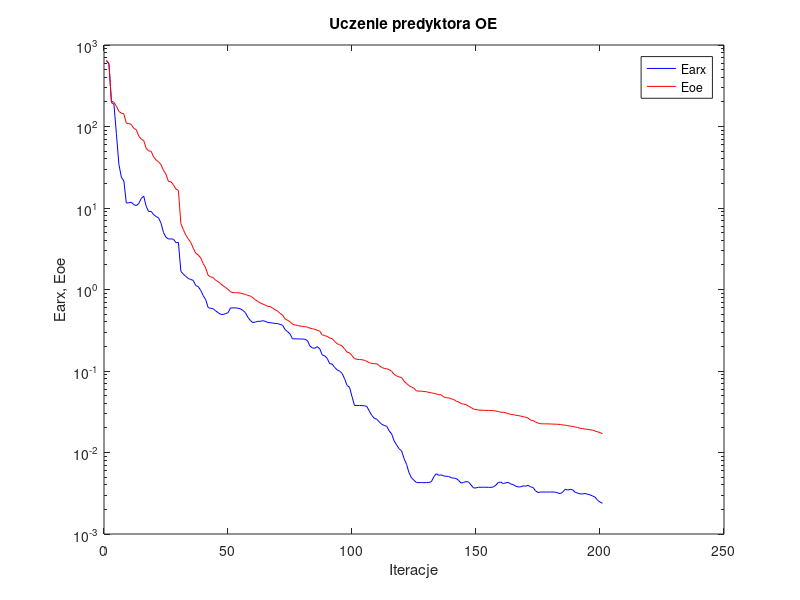
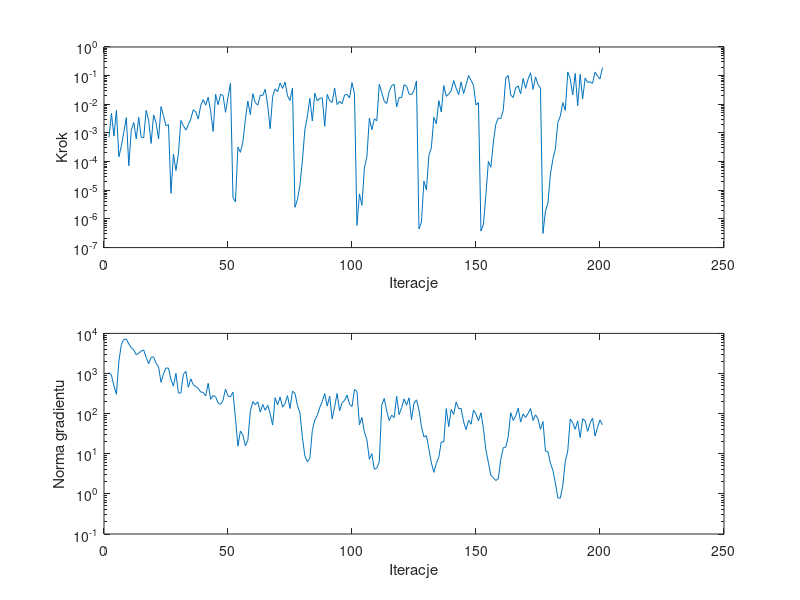

MATLAB code for these plots, in order:
%uczenie predyktora oe
clear all;
n=0; farx(n+1)=6.413102e+002; foe(n+1)=6.483106e+002; wspucz(n+1)=0.000000e+000; ng(n+1)=0.000000e+000;
%odnowa zmiennej metryki
n=1; farx(n+1)=5.815311e+002; foe(n+1)=5.926160e+002; krok(n+1)=7.010405e-004; ng(n+1)=1.056528e+003;
n=2; farx(n+1)=1.969173e+002; foe(n+1)=2.047869e+002; krok(n+1)=4.776032e-003; ng(n+1)=9.113426e+002;
n=3; farx(n+1)=1.873064e+002; foe(n+1)=1.983349e+002; krok(n+1)=7.740461e-004; ng(n+1)=4.902802e+002;
n=4; farx(n+1)=8.151715e+001; foe(n+1)=1.770920e+002; krok(n+1)=6.130766e-003; ng(n+1)=3.056752e+002;
n=5; farx(n+1)=3.442079e+001; foe(n+1)=1.530541e+002; krok(n+1)=1.454251e-004; ng(n+1)=2.048224e+003;
n=6; farx(n+1)=2.382358e+001; foe(n+1)=1.458508e+002; krok(n+1)=3.559311e-004; ng(n+1)=5.261832e+003;
n=7; farx(n+1)=2.147521e+001; foe(n+1)=1.431957e+002; krok(n+1)=1.081070e-003; ng(n+1)=7.095499e+003;
n=8; farx(n+1)=1.152437e+001; foe(n+1)=1.098738e+002; krok(n+1)=3.427028e-003; ng(n+1)=7.184915e+003;
n=9; farx(n+1)=1.157877e+001; foe(n+1)=1.085595e+002; krok(n+1)=7.202880e-005; ng(n+1)=5.450191e+003;
n=10; farx(n+1)=1.178074e+001; foe(n+1)=1.059308e+002; krok(n+1)=1.255562e-003; ng(n+1)=4.323046e+003;
n=11; farx(n+1)=1.100685e+001; foe(n+1)=9.489601e+001; krok(n+1)=2.307965e-003; ng(n+1)=3.895832e+003;
n=12; farx(n+1)=1.070577e+001; foe(n+1)=9.157621e+001; krok(n+1)=6.158105e-004; ng(n+1)=2.925209e+003;
n=13; farx(n+1)=1.133727e+001; foe(n+1)=7.681289e+001; krok(n+1)=3.516052e-003; ng(n+1)=3.199988e+003;
n=14; farx(n+1)=1.306611e+001; foe(n+1)=7.009037e+001; krok(n+1)=7.010405e-004; ng(n+1)=3.634844e+003;
n=15; farx(n+1)=1.401294e+001; foe(n+1)=6.743248e+001; krok(n+1)=6.767654e-004; ng(n+1)=3.852166e+003;
n=16; farx(n+1)=1.052399e+001; foe(n+1)=5.396861e+001; krok(n+1)=6.130766e-003; ng(n+1)=2.532209e+003;
n=17; farx(n+1)=9.039987e+000; foe(n+1)=5.025089e+001; krok(n+1)=2.716773e-003; ng(n+1)=1.747830e+003;
n=18; farx(n+1)=9.095224e+000; foe(n+1)=4.962649e+001; krok(n+1)=4.308196e-004; ng(n+1)=2.547279e+003;
n=19; farx(n+1)=8.287030e+000; foe(n+1)=4.245440e+001; krok(n+1)=4.271237e-003; ng(n+1)=2.584316e+003;
n=20; farx(n+1)=7.876615e+000; foe(n+1)=3.885688e+001; krok(n+1)=2.257520e-003; ng(n+1)=1.803752e+003;
n=21; farx(n+1)=7.568705e+000; foe(n+1)=3.687274e+001; krok(n+1)=6.158105e-004; ng(n+1)=1.457348e+003;
n=22; farx(n+1)=6.503564e+000; foe(n+1)=3.394915e+001; krok(n+1)=8.309325e-003; ng(n+1)=6.004442e+002;
n=23; farx(n+1)=4.984774e+000; foe(n+1)=2.892428e+001; krok(n+1)=3.990929e-003; ng(n+1)=9.870506e+002;
n=24; farx(n+1)=4.370846e+000; foe(n+1)=2.586254e+001; krok(n+1)=1.776276e-003; ng(n+1)=1.367766e+003;
n=25; farx(n+1)=4.165044e+000; foe(n+1)=2.114710e+001; krok(n+1)=1.961988e-003; ng(n+1)=1.363898e+003;
%odnowa zmiennej metryki
n=26; farx(n+1)=4.176112e+000; foe(n+1)=2.097551e+001; krok(n+1)=7.864914e-006; ng(n+1)=7.100986e+002;
n=27; farx(n+1)=4.153200e+000; foe(n+1)=1.923900e+001; krok(n+1)=1.821498e-004; ng(n+1)=4.834292e+002;
n=28; farx(n+1)=3.746981e+000; foe(n+1)=1.709269e+001; krok(n+1)=4.924301e-005; ng(n+1)=1.011657e+003;
n=29; farx(n+1)=3.785961e+000; foe(n+1)=1.643646e+001; krok(n+1)=1.895397e-004; ng(n+1)=3.263463e+002;
n=30; farx(n+1)=1.668249e+000; foe(n+1)=6.438583e+000; krok(n+1)=2.728971e-003; ng(n+1)=3.276452e+002;
n=31; farx(n+1)=1.542050e+000; foe(n+1)=5.420396e+000; krok(n+1)=1.797919e-003; ng(n+1)=9.540244e+002;
n=32; farx(n+1)=1.447315e+000; foe(n+1)=4.635801e+000; krok(n+1)=1.265228e-003; ng(n+1)=1.136964e+003;
n=33; farx(n+1)=1.364459e+000; foe(n+1)=4.171154e+000; krok(n+1)=1.935356e-003; ng(n+1)=4.540522e+002;
n=34; farx(n+1)=1.326241e+000; foe(n+1)=3.777521e+000; krok(n+1)=3.096185e-003; ng(n+1)=7.343817e+002;
n=35; farx(n+1)=1.293334e+000; foe(n+1)=3.209426e+000; krok(n+1)=6.485153e-003; ng(n+1)=5.221372e+002;
n=36; farx(n+1)=1.117117e+000; foe(n+1)=2.790265e+000; krok(n+1)=5.346341e-003; ng(n+1)=4.744596e+002;
n=37; farx(n+1)=1.085775e+000; foe(n+1)=2.648503e+000; krok(n+1)=3.050294e-003; ng(n+1)=4.244051e+002;
n=38; farx(n+1)=9.755497e-001; foe(n+1)=2.439783e+000; krok(n+1)=9.128410e-003; ng(n+1)=3.448844e+002;
n=39; farx(n+1)=8.413816e-001; foe(n+1)=2.081065e+000; krok(n+1)=1.464382e-002; ng(n+1)=3.381355e+002;
n=40; farx(n+1)=7.494903e-001; foe(n+1)=1.837819e+000; krok(n+1)=9.299792e-003; ng(n+1)=2.740456e+002;
n=41; farx(n+1)=6.005339e-001; foe(n+1)=1.488519e+000; krok(n+1)=1.771116e-002; ng(n+1)=5.700601e+002;
n=42; farx(n+1)=5.872608e-001; foe(n+1)=1.429794e+000; krok(n+1)=5.770731e-003; ng(n+1)=2.272503e+002;
n=43; farx(n+1)=5.814759e-001; foe(n+1)=1.403498e+000; krok(n+1)=1.134879e-003; ng(n+1)=2.832501e+002;
n=44; farx(n+1)=5.461333e-001; foe(n+1)=1.298999e+000; krok(n+1)=2.219272e-002; ng(n+1)=2.652081e+002;
n=45; farx(n+1)=5.208393e-001; foe(n+1)=1.249266e+000; krok(n+1)=9.683632e-003; ng(n+1)=1.844587e+002;
n=46; farx(n+1)=4.962230e-001; foe(n+1)=1.181559e+000; krok(n+1)=2.243330e-002; ng(n+1)=1.709087e+002;
n=47; farx(n+1)=4.942975e-001; foe(n+1)=1.111756e+000; krok(n+1)=2.024365e-002; ng(n+1)=2.159499e+002;
n=48; farx(n+1)=5.048375e-001; foe(n+1)=1.059637e+000; krok(n+1)=5.269205e-003; ng(n+1)=4.113127e+002;
n=49; farx(n+1)=5.181637e-001; foe(n+1)=1.005415e+000; krok(n+1)=1.750226e-002; ng(n+1)=2.734846e+002;
n=50; farx(n+1)=5.940728e-001; foe(n+1)=9.384011e-001; krok(n+1)=5.424665e-002; ng(n+1)=2.625341e+002;
%odnowa zmiennej metryki
n=51; farx(n+1)=5.946442e-001; foe(n+1)=9.154066e-001; krok(n+1)=5.693344e-006; ng(n+1)=3.461101e+002;
n=52; farx(n+1)=5.946087e-001; foe(n+1)=9.145606e-001; krok(n+1)=3.933329e-006; ng(n+1)=7.727436e+001;
n=53; farx(n+1)=5.897165e-001; foe(n+1)=9.115873e-001; krok(n+1)=3.199854e-004; ng(n+1)=1.545823e+001;
n=54; farx(n+1)=5.791295e-001; foe(n+1)=9.030631e-001; krok(n+1)=2.104603e-004; ng(n+1)=3.694701e+001;
n=55; farx(n+1)=5.546307e-001; foe(n+1)=8.868530e-001; krok(n+1)=4.794822e-004; ng(n+1)=2.949966e+001;
n=56; farx(n+1)=5.198844e-001; foe(n+1)=8.701928e-001; krok(n+1)=2.939707e-003; ng(n+1)=1.578785e+001;
n=57; farx(n+1)=4.575607e-001; foe(n+1)=8.466671e-001; krok(n+1)=1.303720e-002; ng(n+1)=2.174998e+001;
n=58; farx(n+1)=4.175529e-001; foe(n+1)=8.310426e-001; krok(n+1)=4.403244e-003; ng(n+1)=1.149590e+002;
n=59; farx(n+1)=3.927420e-001; foe(n+1)=7.945351e-001; krok(n+1)=2.357847e-002; ng(n+1)=1.996261e+002;
n=60; farx(n+1)=3.986390e-001; foe(n+1)=7.476452e-001; krok(n+1)=1.142218e-002; ng(n+1)=1.670983e+002;
n=61; farx(n+1)=4.069785e-001; foe(n+1)=7.150752e-001; krok(n+1)=9.297805e-003; ng(n+1)=1.979231e+002;
n=62; farx(n+1)=4.065636e-001; foe(n+1)=6.851601e-001; krok(n+1)=2.083339e-002; ng(n+1)=1.092009e+002;
n=63; farx(n+1)=4.146989e-001; foe(n+1)=6.639974e-001; krok(n+1)=2.025137e-002; ng(n+1)=1.698759e+002;
n=64; farx(n+1)=4.068304e-001; foe(n+1)=6.438991e-001; krok(n+1)=3.346041e-002; ng(n+1)=1.212694e+002;
n=65; farx(n+1)=3.940981e-001; foe(n+1)=6.213191e-001; krok(n+1)=9.367765e-003; ng(n+1)=1.615357e+002;
n=66; farx(n+1)=3.917989e-001; foe(n+1)=6.185089e-001; krok(n+1)=1.402097e-003; ng(n+1)=1.001417e+002;
n=67; farx(n+1)=3.881595e-001; foe(n+1)=5.910411e-001; krok(n+1)=1.861441e-002; ng(n+1)=5.188994e+001;
n=68; farx(n+1)=3.835953e-001; foe(n+1)=5.633537e-001; krok(n+1)=3.450322e-002; ng(n+1)=2.485661e+002;
n=69; farx(n+1)=3.821080e-001; foe(n+1)=5.426057e-001; krok(n+1)=2.788178e-002; ng(n+1)=1.646521e+002;
n=70; farx(n+1)=3.727169e-001; foe(n+1)=5.086271e-001; krok(n+1)=5.500175e-002; ng(n+1)=2.612365e+002;
n=71; farx(n+1)=3.647718e-001; foe(n+1)=4.847983e-001; krok(n+1)=3.585583e-002; ng(n+1)=1.454540e+002;
n=72; farx(n+1)=3.229510e-001; foe(n+1)=4.364985e-001; krok(n+1)=5.934607e-002; ng(n+1)=1.787691e+002;
n=73; farx(n+1)=3.043914e-001; foe(n+1)=4.186668e-001; krok(n+1)=1.971968e-002; ng(n+1)=2.807976e+002;
n=74; farx(n+1)=2.857495e-001; foe(n+1)=4.028481e-001; krok(n+1)=1.360507e-002; ng(n+1)=1.347581e+002;
n=75; farx(n+1)=2.479632e-001; foe(n+1)=3.758691e-001; krok(n+1)=3.707198e-002; ng(n+1)=3.618840e+002;
%odnowa zmiennej metryki
n=76; farx(n+1)=2.479175e-001; foe(n+1)=3.673056e-001; krok(n+1)=2.546672e-006; ng(n+1)=3.220468e+002;
n=77; farx(n+1)=2.480612e-001; foe(n+1)=3.631237e-001; krok(n+1)=4.705497e-006; ng(n+1)=1.592514e+002;
n=78; farx(n+1)=2.468029e-001; foe(n+1)=3.561425e-001; krok(n+1)=1.489745e-005; ng(n+1)=1.048249e+002;
n=79; farx(n+1)=2.471105e-001; foe(n+1)=3.532198e-001; krok(n+1)=1.089132e-004; ng(n+1)=2.548560e+001;
n=80; farx(n+1)=2.449593e-001; foe(n+1)=3.494546e-001; krok(n+1)=1.318183e-003; ng(n+1)=8.761918e+000;
n=81; farx(n+1)=2.368123e-001; foe(n+1)=3.463242e-001; krok(n+1)=3.785561e-003; ng(n+1)=6.335479e+000;
n=82; farx(n+1)=2.030396e-001; foe(n+1)=3.357963e-001; krok(n+1)=1.626130e-002; ng(n+1)=7.633778e+000;
n=83; farx(n+1)=1.918221e-001; foe(n+1)=3.309135e-001; krok(n+1)=2.616629e-003; ng(n+1)=3.812229e+001;
n=84; farx(n+1)=1.901464e-001; foe(n+1)=3.246368e-001; krok(n+1)=2.439969e-002; ng(n+1)=6.935903e+001;
n=85; farx(n+1)=1.991150e-001; foe(n+1)=3.158159e-001; krok(n+1)=1.315303e-002; ng(n+1)=9.077971e+001;
n=86; farx(n+1)=1.871040e-001; foe(n+1)=3.080675e-001; krok(n+1)=1.621660e-002; ng(n+1)=1.423394e+002;
n=87; farx(n+1)=1.572508e-001; foe(n+1)=2.773757e-001; krok(n+1)=1.669364e-002; ng(n+1)=2.000170e+002;
n=88; farx(n+1)=1.531440e-001; foe(n+1)=2.713834e-001; krok(n+1)=1.700633e-003; ng(n+1)=3.158925e+002;
n=89; farx(n+1)=1.426690e-001; foe(n+1)=2.659620e-001; krok(n+1)=2.219272e-002; ng(n+1)=1.546454e+002;
n=90; farx(n+1)=1.229339e-001; foe(n+1)=2.533590e-001; krok(n+1)=1.333847e-002; ng(n+1)=2.709108e+002;
n=91; farx(n+1)=1.219367e-001; foe(n+1)=2.500085e-001; krok(n+1)=1.159819e-002; ng(n+1)=7.383003e+001;
n=92; farx(n+1)=1.108037e-001; foe(n+1)=2.311459e-001; krok(n+1)=3.680593e-002; ng(n+1)=1.489927e+002;
n=93; farx(n+1)=1.032498e-001; foe(n+1)=2.163101e-001; krok(n+1)=9.760389e-003; ng(n+1)=3.189894e+002;
n=94; farx(n+1)=9.977646e-002; foe(n+1)=2.100812e-001; krok(n+1)=1.264842e-002; ng(n+1)=1.180152e+002;
n=95; farx(n+1)=9.345482e-002; foe(n+1)=2.029442e-001; krok(n+1)=1.042905e-002; ng(n+1)=1.897481e+002;
n=96; farx(n+1)=8.047715e-002; foe(n+1)=1.862308e-001; krok(n+1)=2.107682e-002; ng(n+1)=2.120101e+002;
n=97; farx(n+1)=6.657589e-002; foe(n+1)=1.706136e-001; krok(n+1)=2.219272e-002; ng(n+1)=2.897363e+002;
n=98; farx(n+1)=6.311603e-002; foe(n+1)=1.669676e-001; krok(n+1)=1.660195e-002; ng(n+1)=1.711617e+002;
n=99; farx(n+1)=4.859351e-002; foe(n+1)=1.543909e-001; krok(n+1)=5.671128e-002; ng(n+1)=1.499877e+002;
n=100; farx(n+1)=3.777730e-002; foe(n+1)=1.422112e-001; krok(n+1)=2.331822e-002; ng(n+1)=3.985038e+002;
%odnowa zmiennej metryki
n=101; farx(n+1)=3.775374e-002; foe(n+1)=1.390472e-001; krok(n+1)=5.957269e-007; ng(n+1)=3.572188e+002;
n=102; farx(n+1)=3.771335e-002; foe(n+1)=1.383430e-001; krok(n+1)=7.475688e-006; ng(n+1)=5.238845e+001;
n=103; farx(n+1)=3.762438e-002; foe(n+1)=1.376674e-001; krok(n+1)=2.995301e-006; ng(n+1)=8.038906e+001;
n=104; farx(n+1)=3.748425e-002; foe(n+1)=1.351451e-001; krok(n+1)=5.962617e-005; ng(n+1)=3.453471e+001;
n=105; farx(n+1)=3.668291e-002; foe(n+1)=1.310923e-001; krok(n+1)=1.463713e-004; ng(n+1)=2.245280e+001;
n=106; farx(n+1)=3.210083e-002; foe(n+1)=1.265847e-001; krok(n+1)=3.303309e-003; ng(n+1)=7.280124e+000;
n=107; farx(n+1)=2.849785e-002; foe(n+1)=1.237127e-001; krok(n+1)=1.291963e-003; ng(n+1)=1.010910e+001;
n=108; farx(n+1)=2.624545e-002; foe(n+1)=1.229491e-001; krok(n+1)=3.136698e-003; ng(n+1)=4.106025e+000;
n=109; farx(n+1)=2.560710e-002; foe(n+1)=1.225610e-001; krok(n+1)=2.660052e-003; ng(n+1)=4.410712e+000;
n=110; farx(n+1)=2.373426e-002; foe(n+1)=1.163458e-001; krok(n+1)=5.018717e-002; ng(n+1)=6.248170e+000;
n=111; farx(n+1)=2.216965e-002; foe(n+1)=1.105748e-001; krok(n+1)=2.571046e-002; ng(n+1)=1.647881e+002;
n=112; farx(n+1)=2.148681e-002; foe(n+1)=1.075995e-001; krok(n+1)=1.285062e-002; ng(n+1)=2.384934e+002;
n=113; farx(n+1)=2.097237e-002; foe(n+1)=1.065398e-001; krok(n+1)=1.064021e-002; ng(n+1)=1.166426e+002;
n=114; farx(n+1)=1.845845e-002; foe(n+1)=1.038328e-001; krok(n+1)=2.840322e-002; ng(n+1)=6.683258e+001;
n=115; farx(n+1)=1.683102e-002; foe(n+1)=9.898996e-002; krok(n+1)=4.486711e-002; ng(n+1)=9.143578e+001;
n=116; farx(n+1)=1.386703e-002; foe(n+1)=9.096137e-002; krok(n+1)=4.953895e-002; ng(n+1)=7.944130e+001;
n=117; farx(n+1)=1.235978e-002; foe(n+1)=8.704638e-002; krok(n+1)=8.053672e-003; ng(n+1)=2.706280e+002;
n=118; farx(n+1)=1.110251e-002; foe(n+1)=8.453870e-002; krok(n+1)=1.725161e-002; ng(n+1)=9.490144e+001;
n=119; farx(n+1)=1.043939e-002; foe(n+1)=8.312445e-002; krok(n+1)=1.704362e-002; ng(n+1)=1.403391e+002;
n=120; farx(n+1)=8.407099e-003; foe(n+1)=7.493946e-002; krok(n+1)=4.836969e-002; ng(n+1)=2.325522e+002;
n=121; farx(n+1)=7.152577e-003; foe(n+1)=7.020779e-002; krok(n+1)=4.331299e-002; ng(n+1)=1.626745e+002;
n=122; farx(n+1)=5.633652e-003; foe(n+1)=6.620158e-002; krok(n+1)=2.284436e-002; ng(n+1)=2.477528e+002;
n=123; farx(n+1)=4.882640e-003; foe(n+1)=6.335261e-002; krok(n+1)=2.173419e-002; ng(n+1)=7.091636e+001;
n=124; farx(n+1)=4.563837e-003; foe(n+1)=6.138817e-002; krok(n+1)=3.054889e-002; ng(n+1)=1.824351e+002;
n=125; farx(n+1)=4.273772e-003; foe(n+1)=5.689620e-002; krok(n+1)=6.533169e-002; ng(n+1)=2.207647e+002;
%odnowa zmiennej metryki
n=126; farx(n+1)=4.273048e-003; foe(n+1)=5.667440e-002; krok(n+1)=4.503071e-007; ng(n+1)=1.232471e+002;
n=127; farx(n+1)=4.272869e-003; foe(n+1)=5.660331e-002; krok(n+1)=7.684426e-007; ng(n+1)=4.779292e+001;
n=128; farx(n+1)=4.264661e-003; foe(n+1)=5.602673e-002; krok(n+1)=2.097007e-005; ng(n+1)=2.611828e+001;
n=129; farx(n+1)=4.269015e-003; foe(n+1)=5.574881e-002; krok(n+1)=1.039083e-005; ng(n+1)=2.841009e+001;
n=130; farx(n+1)=4.287248e-003; foe(n+1)=5.454644e-002; krok(n+1)=1.629504e-004; ng(n+1)=1.320444e+001;
n=131; farx(n+1)=4.382420e-003; foe(n+1)=5.407103e-002; krok(n+1)=3.041417e-004; ng(n+1)=5.952595e+000;
n=132; farx(n+1)=5.042027e-003; foe(n+1)=5.309040e-002; krok(n+1)=3.499183e-003; ng(n+1)=3.436874e+000;
n=133; farx(n+1)=5.489709e-003; foe(n+1)=5.232744e-002; krok(n+1)=2.080994e-003; ng(n+1)=5.744336e+000;
n=134; farx(n+1)=5.249596e-003; foe(n+1)=5.125862e-002; krok(n+1)=1.350413e-002; ng(n+1)=8.218840e+000;
n=135; farx(n+1)=5.318878e-003; foe(n+1)=5.104312e-002; krok(n+1)=5.400718e-003; ng(n+1)=1.981122e+001;
n=136; farx(n+1)=5.157270e-003; foe(n+1)=4.794436e-002; krok(n+1)=4.509055e-002; ng(n+1)=1.959716e+001;
n=137; farx(n+1)=5.106649e-003; foe(n+1)=4.701474e-002; krok(n+1)=1.891780e-002; ng(n+1)=1.339864e+002;
n=138; farx(n+1)=5.089067e-003; foe(n+1)=4.672181e-002; krok(n+1)=2.284436e-002; ng(n+1)=4.742384e+001;
n=139; farx(n+1)=4.903080e-003; foe(n+1)=4.548575e-002; krok(n+1)=2.967304e-002; ng(n+1)=1.278078e+002;
n=140; farx(n+1)=4.844955e-003; foe(n+1)=4.470967e-002; krok(n+1)=6.754791e-002; ng(n+1)=9.520111e+001;
n=141; farx(n+1)=4.807518e-003; foe(n+1)=4.267102e-002; krok(n+1)=3.650930e-002; ng(n+1)=1.942761e+002;
n=142; farx(n+1)=4.536311e-003; foe(n+1)=4.176451e-002; krok(n+1)=2.152696e-002; ng(n+1)=1.326367e+002;
n=143; farx(n+1)=4.210466e-003; foe(n+1)=3.991199e-002; krok(n+1)=5.983917e-002; ng(n+1)=1.350158e+002;
n=144; farx(n+1)=4.301023e-003; foe(n+1)=3.923404e-002; krok(n+1)=2.366103e-002; ng(n+1)=6.259936e+001;
n=145; farx(n+1)=4.392743e-003; foe(n+1)=3.868318e-002; krok(n+1)=4.797973e-002; ng(n+1)=4.010159e+001;
n=146; farx(n+1)=4.349212e-003; foe(n+1)=3.693735e-002; krok(n+1)=1.015974e-001; ng(n+1)=6.843478e+001;
n=147; farx(n+1)=3.987902e-003; foe(n+1)=3.569372e-002; krok(n+1)=6.833980e-002; ng(n+1)=5.464526e+001;
n=148; farx(n+1)=3.674537e-003; foe(n+1)=3.401893e-002; krok(n+1)=4.569519e-002; ng(n+1)=1.231056e+002;
n=149; farx(n+1)=3.677380e-003; foe(n+1)=3.370237e-002; krok(n+1)=9.502242e-003; ng(n+1)=9.609669e+001;
n=150; farx(n+1)=3.746293e-003; foe(n+1)=3.318478e-002; krok(n+1)=1.136409e-002; ng(n+1)=6.621012e+001;
%odnowa zmiennej metryki
n=151; farx(n+1)=3.746364e-003; foe(n+1)=3.297733e-002; krok(n+1)=3.753660e-007; ng(n+1)=1.049067e+002;
n=152; farx(n+1)=3.747725e-003; foe(n+1)=3.294103e-002; krok(n+1)=6.539308e-007; ng(n+1)=4.236262e+001;
n=153; farx(n+1)=3.748759e-003; foe(n+1)=3.291014e-002; krok(n+1)=7.114163e-006; ng(n+1)=1.223235e+001;
n=154; farx(n+1)=3.733070e-003; foe(n+1)=3.276141e-002; krok(n+1)=1.015140e-004; ng(n+1)=6.034322e+000;
n=155; farx(n+1)=3.734852e-003; foe(n+1)=3.274225e-002; krok(n+1)=6.371327e-005; ng(n+1)=2.892601e+000;
n=156; farx(n+1)=3.775786e-003; foe(n+1)=3.260771e-002; krok(n+1)=4.838020e-004; ng(n+1)=2.551304e+000;
n=157; farx(n+1)=3.973328e-003; foe(n+1)=3.229613e-002; krok(n+1)=2.027075e-003; ng(n+1)=2.146161e+000;
n=158; farx(n+1)=4.287003e-003; foe(n+1)=3.180102e-002; krok(n+1)=3.340564e-003; ng(n+1)=2.402000e+000;
n=159; farx(n+1)=4.333982e-003; foe(n+1)=3.124746e-002; krok(n+1)=3.174920e-003; ng(n+1)=7.272998e+000;
n=160; farx(n+1)=4.150245e-003; foe(n+1)=3.111595e-002; krok(n+1)=6.216787e-003; ng(n+1)=1.419663e+001;
n=161; farx(n+1)=4.252179e-003; foe(n+1)=3.069475e-002; krok(n+1)=8.222485e-002; ng(n+1)=1.462101e+001;
n=162; farx(n+1)=4.295299e-003; foe(n+1)=2.990936e-002; krok(n+1)=1.015974e-001; ng(n+1)=2.704590e+001;
n=163; farx(n+1)=4.104515e-003; foe(n+1)=2.936428e-002; krok(n+1)=2.097129e-002; ng(n+1)=1.058345e+002;
n=164; farx(n+1)=4.039507e-003; foe(n+1)=2.914859e-002; krok(n+1)=1.725161e-002; ng(n+1)=6.765187e+001;
n=165; farx(n+1)=3.858645e-003; foe(n+1)=2.866138e-002; krok(n+1)=3.762076e-002; ng(n+1)=8.764832e+001;
n=166; farx(n+1)=3.779109e-003; foe(n+1)=2.839689e-002; krok(n+1)=4.331299e-002; ng(n+1)=1.368445e+002;
n=167; farx(n+1)=3.789871e-003; foe(n+1)=2.799350e-002; krok(n+1)=2.320653e-002; ng(n+1)=6.171676e+001;
n=168; farx(n+1)=3.896428e-003; foe(n+1)=2.748963e-002; krok(n+1)=7.951514e-002; ng(n+1)=9.824895e+001;
n=169; farx(n+1)=3.859002e-003; foe(n+1)=2.714343e-002; krok(n+1)=3.606523e-002; ng(n+1)=8.038539e+001;
n=170; farx(n+1)=3.956975e-003; foe(n+1)=2.648838e-002; krok(n+1)=7.461084e-002; ng(n+1)=1.012718e+002;
n=171; farx(n+1)=3.788002e-003; foe(n+1)=2.496855e-002; krok(n+1)=1.261335e-001; ng(n+1)=1.341860e+002;
n=172; farx(n+1)=3.722945e-003; foe(n+1)=2.466625e-002; krok(n+1)=3.322968e-002; ng(n+1)=6.751101e+001;
n=173; farx(n+1)=3.381745e-003; foe(n+1)=2.365511e-002; krok(n+1)=9.048247e-002; ng(n+1)=9.385891e+001;
n=174; farx(n+1)=3.228210e-003; foe(n+1)=2.295217e-002; krok(n+1)=4.842911e-002; ng(n+1)=7.437340e+001;
n=175; farx(n+1)=3.271963e-003; foe(n+1)=2.255389e-002; krok(n+1)=3.663180e-002; ng(n+1)=4.054953e+001;
%odnowa zmiennej metryki
n=176; farx(n+1)=3.271989e-003; foe(n+1)=2.248650e-002; krok(n+1)=3.117483e-007; ng(n+1)=6.366157e+001;
n=177; farx(n+1)=3.271705e-003; foe(n+1)=2.247777e-002; krok(n+1)=1.872020e-006; ng(n+1)=1.166811e+001;
n=178; farx(n+1)=3.274313e-003; foe(n+1)=2.245502e-002; krok(n+1)=3.602457e-006; ng(n+1)=1.129066e+001;
n=179; farx(n+1)=3.274921e-003; foe(n+1)=2.239533e-002; krok(n+1)=3.659283e-005; ng(n+1)=5.869101e+000;
n=180; farx(n+1)=3.278548e-003; foe(n+1)=2.230824e-002; krok(n+1)=1.209597e-004; ng(n+1)=3.878784e+000;
n=181; farx(n+1)=3.254878e-003; foe(n+1)=2.224730e-002; krok(n+1)=2.775026e-004; ng(n+1)=1.859690e+000;
n=182; farx(n+1)=3.191368e-003; foe(n+1)=2.219324e-002; krok(n+1)=2.339724e-003; ng(n+1)=7.972186e-001;
n=183; farx(n+1)=3.120709e-003; foe(n+1)=2.209052e-002; krok(n+1)=3.856570e-003; ng(n+1)=7.801529e-001;
n=184; farx(n+1)=3.282492e-003; foe(n+1)=2.175409e-002; krok(n+1)=1.142218e-002; ng(n+1)=1.639462e+000;
n=185; farx(n+1)=3.540766e-003; foe(n+1)=2.164319e-002; krok(n+1)=6.118798e-003; ng(n+1)=6.455512e+000;
n=186; farx(n+1)=3.465172e-003; foe(n+1)=2.137246e-002; krok(n+1)=1.347359e-001; ng(n+1)=1.178902e+001;
n=187; farx(n+1)=3.531763e-003; foe(n+1)=2.109704e-002; krok(n+1)=7.808311e-002; ng(n+1)=7.388934e+001;
n=188; farx(n+1)=3.479074e-003; foe(n+1)=2.092459e-002; krok(n+1)=2.113019e-002; ng(n+1)=5.862163e+001;
n=189; farx(n+1)=3.248822e-003; foe(n+1)=2.050402e-002; krok(n+1)=1.191056e-001; ng(n+1)=4.074841e+001;
n=190; farx(n+1)=3.178092e-003; foe(n+1)=2.032841e-002; krok(n+1)=8.899418e-003; ng(n+1)=6.567814e+001;
n=191; farx(n+1)=3.101719e-003; foe(n+1)=1.979696e-002; krok(n+1)=1.113003e-001; ng(n+1)=2.531100e+001;
n=192; farx(n+1)=3.100926e-003; foe(n+1)=1.967031e-002; krok(n+1)=1.525264e-002; ng(n+1)=7.439213e+001;
n=193; farx(n+1)=3.144487e-003; foe(n+1)=1.936767e-002; krok(n+1)=8.222485e-002; ng(n+1)=6.643027e+001;
n=194; farx(n+1)=3.074282e-003; foe(n+1)=1.924124e-002; krok(n+1)=5.801457e-002; ng(n+1)=3.602298e+001;
n=195; farx(n+1)=3.021697e-003; foe(n+1)=1.904343e-002; krok(n+1)=6.130039e-002; ng(n+1)=5.809384e+001;
n=196; farx(n+1)=2.930249e-003; foe(n+1)=1.880476e-002; krok(n+1)=5.397089e-002; ng(n+1)=7.791059e+001;
n=197; farx(n+1)=2.833430e-003; foe(n+1)=1.836799e-002; krok(n+1)=1.340009e-001; ng(n+1)=2.775649e+001;
n=198; farx(n+1)=2.596684e-003; foe(n+1)=1.794142e-002; krok(n+1)=9.595947e-002; ng(n+1)=4.528661e+001;
n=199; farx(n+1)=2.468908e-003; foe(n+1)=1.757099e-002; krok(n+1)=7.651884e-002; ng(n+1)=6.949409e+001;
n=200; farx(n+1)=2.382394e-003; foe(n+1)=1.694003e-002; krok(n+1)=1.909714e-001; ng(n+1)=5.281763e+001;

figure; semilogy(farx,'b'); hold on; semilogy(foe,'r'); xlabel('Iteracje'); ylabel('Earx, Eoe'); legend('Earx','Eoe'); title('Uczenie predyktora OE');
figure; subplot(2,1,1); semilogy(krok); xlabel('Iteracje'); ylabel('Krok');
subplot(2,1,2); semilogy(ng); xlabel('Iteracje'); ylabel('Norma gradientu');
Earx=farx(n+1)
Eoe=foe(n+1)
